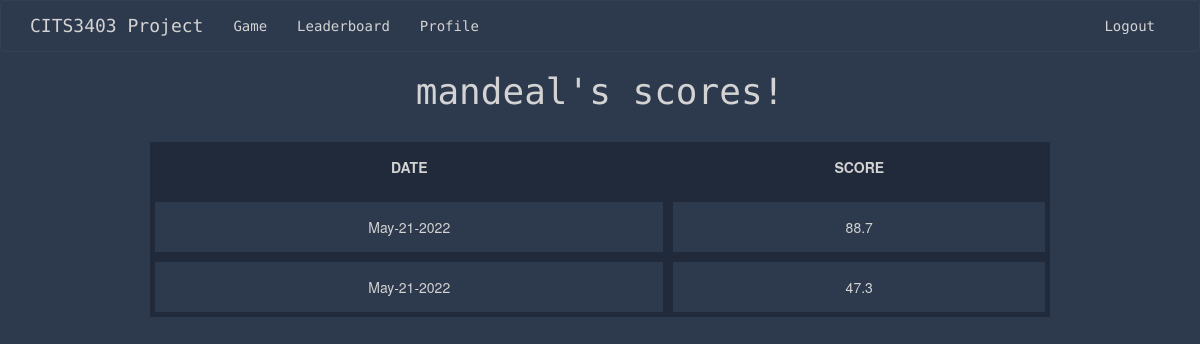
The page /user_stats (signed in) on the database as committed earlier.
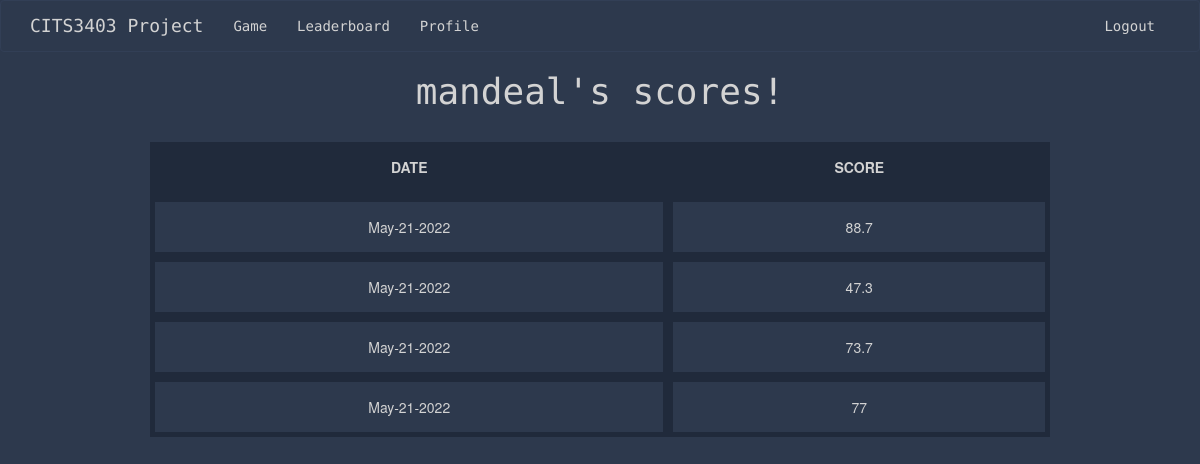
The same page on the database as committed later.
### app/models.py (models this page shows)
class Score(UserMixin, db.Model):
    id = db.Column(db.Integer, primary_key=True)
    user_score = db.Column(db.Integer)
    user_id = db.Column(db.Integer, db.ForeignKey("user.id"))
    today = date.today()
    format_date = today.strftime("%b-%d-%Y") #strips minutes, formats the date eg May-16-2022
    date = db.Column(db.String, default=format_date)

### app/routes.py (the view)
@app.route('/user_stats')
def user_stats():
    if current_user.is_authenticated:
        user_id = current_user.id
        my_scores = Score.query.filter_by(user_id=user_id)
        return render_template('user.html', user=my_scores)
    return render_template('user.html', title='Profile')

### app/models.py (called while the page is built)
    @login.user_loader
    def load_user(id):
        return User.query.get(int(id))

### app/templates/user.html
{% extends "base.html" %}
{% block content %}
    <h1>{{ current_user.username }}'s scores! </h1>
   <table id="myTable" class="tablesorter">
    <thead>
        <tr>
            <th> DATE </th>
            <th> SCORE </th>
        </tr>
    </thead>
    <tbody>
        {% for user in user %}
            <tr>
                <td> {{ user.date }} </td>
                <td> {{ user.user_score }} </td>
            </tr>
        {% endfor %}
    </tbody>
</table>
</body>
{% endblock %}

Rows that differ between the two databases and show on the page:
added Score: date "May-21-2022", user_score "73.7"
added Score: date "May-21-2022", user_score "77"
